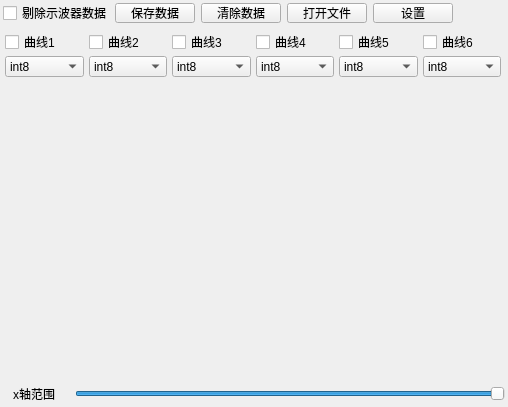
<?xml version="1.0" encoding="UTF-8"?>
<ui version="4.0">
 <class>oscilloscope</class>
 <widget class="QWidget" name="oscilloscope">
  <property name="geometry">
   <rect>
    <x>0</x>
    <y>0</y>
    <width>508</width>
    <height>407</height>
   </rect>
  </property>
  <property name="windowTitle">
   <string>Form</string>
  </property>
  <layout class="QVBoxLayout" name="verticalLayout">
   <property name="leftMargin">
    <number>3</number>
   </property>
   <property name="topMargin">
    <number>3</number>
   </property>
   <property name="rightMargin">
    <number>3</number>
   </property>
   <property name="bottomMargin">
    <number>3</number>
   </property>
   <item>
    <widget class="QWidget" name="widget_3" native="true">
     <property name="maximumSize">
      <size>
       <width>450</width>
       <height>20</height>
      </size>
     </property>
     <layout class="QHBoxLayout" name="horizontalLayout_2">
      <property name="leftMargin">
       <number>0</number>
      </property>
      <property name="topMargin">
       <number>0</number>
      </property>
      <property name="rightMargin">
       <number>0</number>
      </property>
      <property name="bottomMargin">
       <number>0</number>
      </property>
      <item>
       <widget class="QCheckBox" name="checkBox_6">
        <property name="text">
         <string>剔除示波器数据</string>
        </property>
       </widget>
      </item>
      <item>
       <widget class="QPushButton" name="pushButton">
        <property name="text">
         <string>保存数据</string>
        </property>
       </widget>
      </item>
      <item>
       <widget class="QPushButton" name="pushButton_2">
        <property name="text">
         <string>清除数据</string>
        </property>
       </widget>
      </item>
      <item>
       <widget class="QPushButton" name="pushButton_3">
        <property name="text">
         <string>打开文件</string>
        </property>
       </widget>
      </item>
      <item>
       <widget class="QPushButton" name="pushButton_4">
        <property name="text">
         <string>设置</string>
        </property>
       </widget>
      </item>
     </layout>
    </widget>
   </item>
   <item>
    <widget class="QWidget" name="widget_2" native="true">
     <property name="maximumSize">
      <size>
       <width>500</width>
       <height>50</height>
      </size>
     </property>
     <layout class="QGridLayout" name="gridLayout">
      <property name="leftMargin">
       <number>2</number>
      </property>
      <property name="topMargin">
       <number>2</number>
      </property>
      <property name="rightMargin">
       <number>2</number>
      </property>
      <property name="bottomMargin">
       <number>2</number>
      </property>
      <property name="horizontalSpacing">
       <number>5</number>
      </property>
      <property name="verticalSpacing">
       <number>3</number>
      </property>
      <item row="0" column="2">
       <widget class="QCheckBox" name="checkBox">
        <property name="text">
         <string>曲线3</string>
        </property>
       </widget>
      </item>
      <item row="0" column="0">
       <widget class="QCheckBox" name="checkBox_1">
        <property name="text">
         <string>曲线1</string>
        </property>
       </widget>
      </item>
      <item row="0" column="1">
       <widget class="QCheckBox" name="checkBox_2">
        <property name="text">
         <string>曲线2</string>
        </property>
       </widget>
      </item>
      <item row="0" column="3">
       <widget class="QCheckBox" name="checkBox_3">
        <property name="text">
         <string>曲线4</string>
        </property>
       </widget>
      </item>
      <item row="0" column="4">
       <widget class="QCheckBox" name="checkBox_4">
        <property name="text">
         <string>曲线5</string>
        </property>
       </widget>
      </item>
      <item row="0" column="5">
       <widget class="QCheckBox" name="checkBox_5">
        <property name="text">
         <string>曲线6</string>
        </property>
       </widget>
      </item>
      <item row="1" column="1">
       <widget class="QComboBox" name="comboBox_2">
        <item>
         <property name="text">
          <string>int8</string>
         </property>
        </item>
        <item>
         <property name="text">
          <string>int16</string>
         </property>
        </item>
        <item>
         <property name="text">
          <string>inrt32</string>
         </property>
        </item>
        <item>
         <property name="text">
          <string>float</string>
         </property>
        </item>
       </widget>
      </item>
      <item row="1" column="0">
       <widget class="QComboBox" name="comboBox_1">
        <item>
         <property name="text">
          <string>int8</string>
         </property>
        </item>
        <item>
         <property name="text">
          <string>int16</string>
         </property>
        </item>
        <item>
         <property name="text">
          <string>inrt32</string>
         </property>
        </item>
        <item>
         <property name="text">
          <string>float</string>
         </property>
        </item>
       </widget>
      </item>
      <item row="1" column="2">
       <widget class="QComboBox" name="comboBox_3">
        <item>
         <property name="text">
          <string>int8</string>
         </property>
        </item>
        <item>
         <property name="text">
          <string>int16</string>
         </property>
        </item>
        <item>
         <property name="text">
          <string>inrt32</string>
         </property>
        </item>
        <item>
         <property name="text">
          <string>float</string>
         </property>
        </item>
       </widget>
      </item>
      <item row="1" column="3">
       <widget class="QComboBox" name="comboBox_4">
        <item>
         <property name="text">
          <string>int8</string>
         </property>
        </item>
        <item>
         <property name="text">
          <string>int16</string>
         </property>
        </item>
        <item>
         <property name="text">
          <string>inrt32</string>
         </property>
        </item>
        <item>
         <property name="text">
          <string>float</string>
         </property>
        </item>
       </widget>
      </item>
      <item row="1" column="4">
       <widget class="QComboBox" name="comboBox_5">
        <item>
         <property name="text">
          <string>int8</string>
         </property>
        </item>
        <item>
         <property name="text">
          <string>int16</string>
         </property>
        </item>
        <item>
         <property name="text">
          <string>inrt32</string>
         </property>
        </item>
        <item>
         <property name="text">
          <string>float</string>
         </property>
        </item>
       </widget>
      </item>
      <item row="1" column="5">
       <widget class="QComboBox" name="comboBox_6">
        <item>
         <property name="text">
          <string>int8</string>
         </property>
        </item>
        <item>
         <property name="text">
          <string>int16</string>
         </property>
        </item>
        <item>
         <property name="text">
          <string>inrt32</string>
         </property>
        </item>
        <item>
         <property name="text">
          <string>float</string>
         </property>
        </item>
       </widget>
      </item>
     </layout>
    </widget>
   </item>
   <item>
    <widget class="QWidget" name="viewwidget" native="true"/>
   </item>
   <item>
    <widget class="QWidget" name="widget" native="true">
     <property name="maximumSize">
      <size>
       <width>16777215</width>
       <height>20</height>
      </size>
     </property>
     <layout class="QHBoxLayout" name="horizontalLayout">
      <property name="spacing">
       <number>20</number>
      </property>
      <property name="leftMargin">
       <number>10</number>
      </property>
      <property name="topMargin">
       <number>0</number>
      </property>
      <property name="rightMargin">
       <number>0</number>
      </property>
      <property name="bottomMargin">
       <number>0</number>
      </property>
      <item>
       <widget class="QLabel" name="label">
        <property name="text">
         <string>x轴范围</string>
        </property>
       </widget>
      </item>
      <item>
       <widget class="QSlider" name="xSlider">
        <property name="sliderPosition">
         <number>99</number>
        </property>
        <property name="orientation">
         <enum>Qt::Horizontal</enum>
        </property>
       </widget>
      </item>
     </layout>
    </widget>
   </item>
  </layout>
 </widget>
 <resources/>
 <connections/>
</ui>
